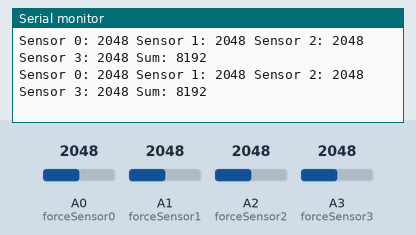
This sketch was run on a simulated Particle Photon. Parts: the last lines printed to the serial monitor. Inputs (shaded band) come from the test bench; at power-on: A0 (forceSensor0) = 2048, A1 (forceSensor1) = 2048, A2 (forceSensor2) = 2048, A3 (forceSensor3) = 2048.

Above: at 1.2 s.
1.3 s: A0 (forceSensor0) set to 2866
At 1.33 s:
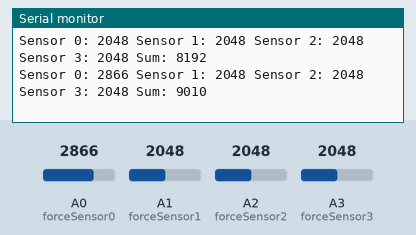
2.8 s: A1 (forceSensor1) set to 2866
At 2.8 s:
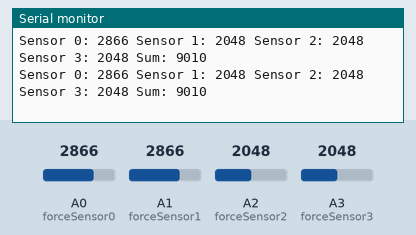
4.3 s: A2 (forceSensor2) set to 2866
At 4.32 s:
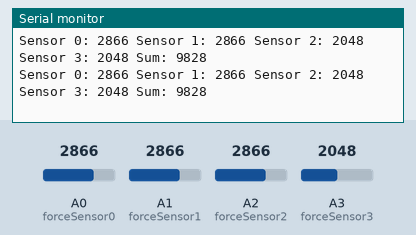
5.8 s: A3 (forceSensor3) set to 2866
At 5.83 s:
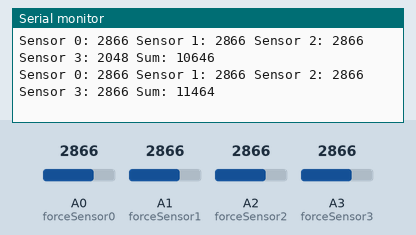
7.3 s: A0 (forceSensor0) set to 3972
At 7.3 s:
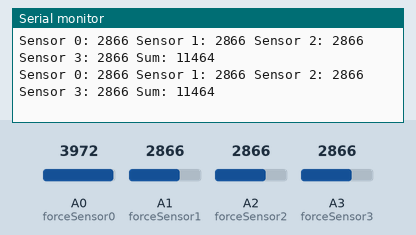
8.8 s: A1 (forceSensor1) set to 3972
At 8.82 s:
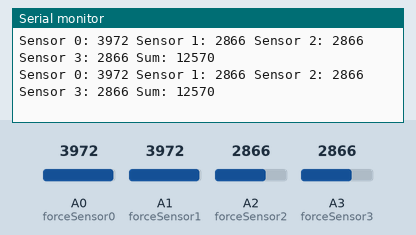
Timing chart, 0 to 11.3 s (numbered marks = the images above; inputs shaded):
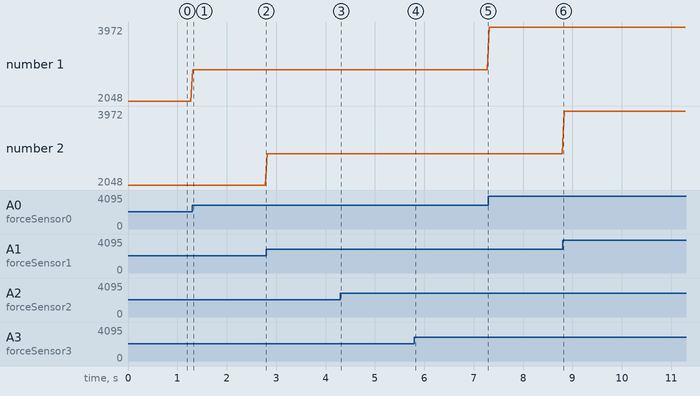

The sketch:

firmware.ino
```cpp
int forceSensor0 = A0;
int forceSensor1 = A1;
int forceSensor2 = A2;
int forceSensor3 = A3;

int force0 = 0;
int force1 = 0;
int force2 = 0;
int force3 = 0;
int sumForces = 0;


void setup() {
    pinMode(forceSensor0, INPUT);
    pinMode(forceSensor1, INPUT);
    pinMode(forceSensor2, INPUT);
    pinMode(forceSensor3, INPUT);

    Spark.variable("sumForces", &sumForces, INT);
}

void loop() {
    Serial.print("Sensor 0: ");
    force0 = analogRead(forceSensor0);
    Serial.print(force0);

    Serial.print(" Sensor 1: ");
    force1 = analogRead(forceSensor1);
    Serial.print(force1);

    Serial.print(" Sensor 2: ");
    force2 = analogRead(forceSensor2);
    Serial.print(force2);

    Serial.print(" Sensor 3: ");
    force3 = analogRead(forceSensor3);
    Serial.print(force3);

    Serial.print(" Sum: ");
    sumForces = force0 + force1 + force2 + force3;
    Serial.println(sumForces);

    delay(40);
}
```

Measured:
- after the input at 1.3 s, the serial monitor: prints a new line at once (image 1)
- after the input at 5.8 s, the serial monitor: prints a new line at once (image 4)
- plotted number 1: 2048 → 2866 after the input at 1.3 s, 2866 → 3972 after the input at 7.3 s
